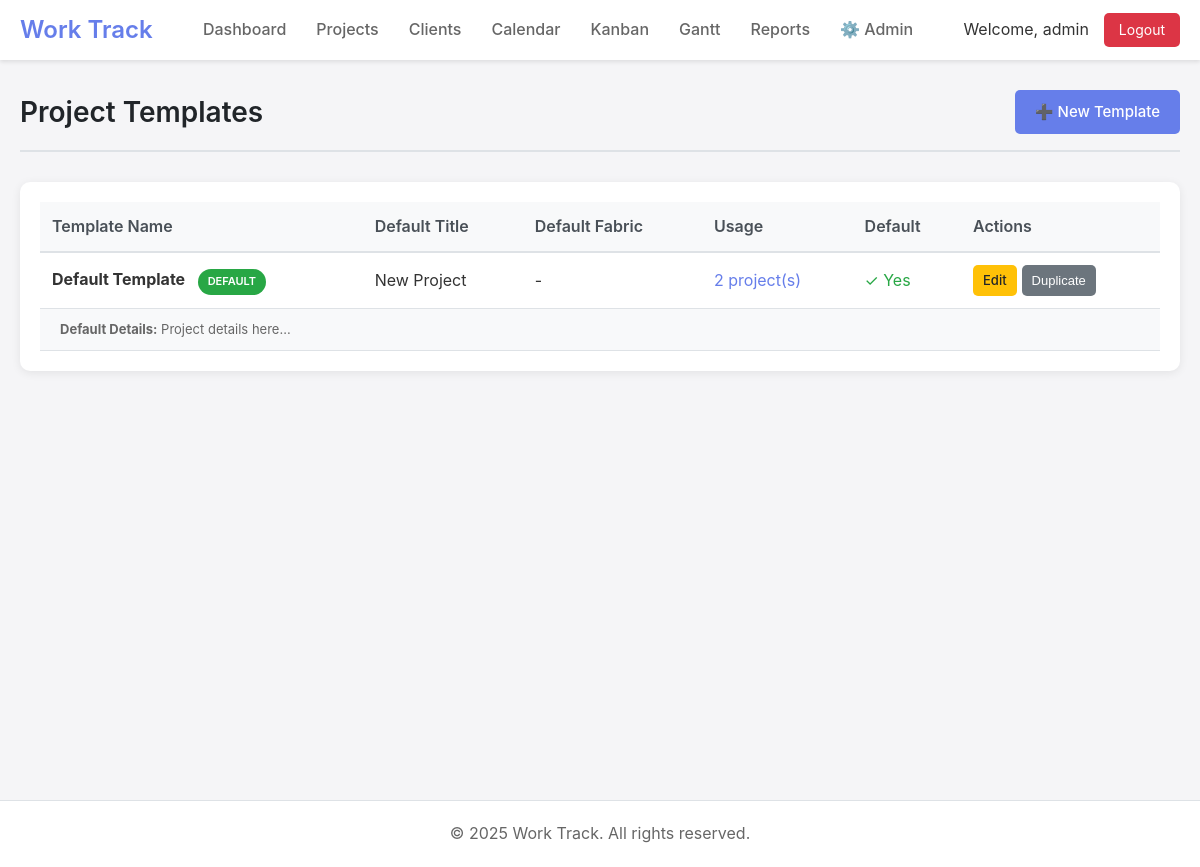
The page /templates.php (signed in) on the database its author committed.
### tables this page shows
CREATE TABLE project_templates (
    id INTEGER PRIMARY KEY AUTOINCREMENT,
    name TEXT NOT NULL,
    default_title TEXT,
    default_details TEXT,
    default_fabric TEXT,
    is_default BOOLEAN DEFAULT 0
);

### includes/db.php (called while the page is built, shortened)
<?php
class Database {
    private static $instance = null;
    private $conn;
    private function __construct() {
        try {
            $this->conn = new PDO('sqlite:' . DB_PATH);
            $this->conn->setAttribute(PDO::ATTR_ERRMODE, PDO::ERRMODE_EXCEPTION);
            $this->conn->setAttribute(PDO::ATTR_DEFAULT_FETCH_MODE, PDO::FETCH_ASSOC);
            $this->conn->exec('PRAGMA foreign_keys = ON');
        } catch (PDOException $e) {
            die("Connection failed: " . $e->getMessage());
        }
    }
    public static function getInstance() {
        if (!self::$instance) {
            self::$instance = new Database();
        }
        return self::$instance;
    }
    public function query($sql, $params = []) {
        try {
            $stmt = $this->conn->prepare($sql);
            $stmt->execute($params);
            return $stmt;
        } catch (PDOException $e) {
            if (DEBUG_MODE) {
                throw $e;
            }
            error_log($e->getMessage());
            return false;
        }
    }
    public function fetchAll($sql, $params = []) {
        $stmt = $this->query($sql, $params);
        return $stmt ? $stmt->fetchAll() : [];
    }
}
?>

### includes/models/ProjectTemplate.php (called while the page is built, shortened)
<?php
require_once dirname(__DIR__) . '/db.php';
class ProjectTemplate {
    private $db;
    public function __construct() {
        $this->db = Database::getInstance();
    }
    public function getUsageStats() {
        return $this->db->fetchAll("
            SELECT pt.*, COUNT(p.id) as usage_count
            FROM project_templates pt
            LEFT JOIN projects p ON pt.id = p.template_id
            GROUP BY pt.id
            ORDER BY pt.is_default DESC, pt.name ASC
        ");
    }
}

### templates.php (the view, shortened to what this page needs)
<?php
require_once 'includes/header.php';
require_once 'includes/models/ProjectTemplate.php';
$templateModel = new ProjectTemplate();
$templates = $templateModel->getUsageStats();
$editTemplate = null;
$showForm = isset($_GET['action']) && $_GET['action'] === 'new' || $editTemplate;
?>
<div class="page-header">
    <h1 class="page-title">Project Templates</h1>
    <div class="page-actions">
        <a href="?action=new" class="btn btn-primary">➕ New Template</a>
    </div>
</div>
<?php if ($showForm): ?>
<div class="form-container">
    <h2><?php echo $editTemplate ? 'Edit Template' : 'New Template'; ?></h2>
    <form method="POST">
        <input type="hidden" name="action" value="<?php echo $editTemplate ? 'update' : 'create'; ?>">
        <?php if ($editTemplate): ?>
            <input type="hidden" name="id" value="<?php echo $editTemplate['id']; ?>">
        <?php endif; ?>
        <div class="form-group">
            <label for="name">Template Name *</label>
            <input type="text" id="name" name="name" class="form-control" value="<?php echo htmlspecialchars($editTemplate['name'] ?? ''); ?>" required>
        </div>
        <div class="form-group">
            <label for="default_title">Default Project Title</label>
            <input type="text" id="default_title" name="default_title" class="form-control" value="<?php echo htmlspecialchars($editTemplate['default_title'] ?? ''); ?>" placeholder="e.g., New Project">
        </div>
        <div class="form-group">
            <label for="default_details">Default Project Details</label>
            <textarea id="default_details" name="default_details" class="form-control" rows="4" placeholder="Default project description..."><?php echo htmlspecialchars($editTemplate['default_details'] ?? ''); ?></textarea>
        </div>
        <div class="form-group">
            <label for="default_fabric">Default Fabric</label>
            <input type="text" id="default_fabric" name="default_fabric" class="form-control" value="<?php echo htmlspecialchars($editTemplate['default_fabric'] ?? ''); ?>" placeholder="e.g., Cotton, Polyester">
        </div>
        <div class="form-group">
            <label>
                <input type="checkbox" name="is_default" <?php echo ($editTemplate['is_default'] ?? 0) ? 'checked' : ''; ?>>
                Set as Default Template
            </label>
            <small style="display: block; color: #666; margin-top: 5px;">
                The default template will be pre-selected when creating new projects.
            </small>
        </div>
        <div style="display: flex; gap: 10px;">
            <button type="submit" class="btn btn-primary">Save Template</button>
            <a href="templates.php" class="btn btn-secondary">Cancel</a>
        </div>
    </form>
</div>
<?php else: ?>
<div class="table-container">
    <table>
        <thead>
            <tr>
                <th>Template Name</th>
                <th>Default Title</th>
                <th>Default Fabric</th>
                <th>Usage</th>
                <th>Default</th>
                <th>Actions</th>
            </tr>
        </thead>
        <tbody>
            <?php foreach ($templates as $template): ?>
                <tr>
                    <td>
                        <strong><?php echo htmlspecialchars($template['name']); ?></strong>
                        <?php if ($template['is_default']): ?>
                            <span class="status-badge" style="background: #28a745; color: white; font-size: 11px; margin-left: 8px;">DEFAULT</span>
                        <?php endif; ?>
                    </td>
                    <td><?php echo htmlspecialchars($template['default_title'] ?: '-'); ?></td>
                    <td><?php echo htmlspecialchars($template['default_fabric'] ?: '-'); ?></td>
                    <td>
                        <?php if ($template['usage_count'] > 0): ?>
                            <span style="color: #667eea;"><?php echo $template['usage_count']; ?> project(s)</span>
                        <?php else: ?>
                            <span style="color: #999;">0 projects</span>
                        <?php endif; ?>
                    </td>
                    <td>
                        <?php if ($template['is_default']): ?>
                            <span style="color: #28a745;">✓ Yes</span>
                        <?php else: ?>
                            <span style="color: #999;">No</span>
                        <?php endif; ?>
                    </td>
                    <td>
                        <div style="display: flex; gap: 5px; flex-wrap: wrap;">
                            <a href="?edit=<?php echo $template['id']; ?>" class="btn btn-sm btn-warning">Edit</a>
                            <button onclick="showDuplicateModal(<?php echo $template['id']; ?>, '<?php echo htmlspecialchars($template['name']); ?>')" class="btn btn-sm btn-secondary">Duplicate</button>
                        </div>
                    </td>
                </tr>
                <?php if ($template['default_details']): ?>
                    <tr style="background: #f8f9fa;">
                        <td colspan="6" style="padding: 10px 20px; font-size: 13px; color: #666;">
                            <strong>Default Details:</strong> <?php echo nl2br(htmlspecialchars($template['default_details'])); ?>
                        </td>
                    </tr>
                <?php endif; ?>
            <?php endforeach; ?>
        </tbody>
    </table>
</div>
<?php endif; ?>
<?php require_once 'includes/footer.php'; ?>

### public/css/style.css (style rules this page uses)
* { margin: 0; padding: 0; box-sizing: border-box; }
body { font-family: -apple-system, BlinkMacSystemFont, "Segoe UI", Roboto, "Helvetica Neue", Arial, sans-serif; background: #f5f5f7; color: #333; line-height: 1.6; }
.table-container { background: white; border-radius: 10px; padding: 20px; box-shadow: 0 2px 10px rgba(0,0,0,0.08); overflow-x: auto; }
table { width: 100%; border-collapse: collapse; }
th { text-align: left; padding: 12px; background: #f8f9fa; font-weight: 600; color: #495057; border-bottom: 2px solid #dee2e6; }
td { padding: 12px; border-bottom: 1px solid #dee2e6; }
.btn { padding: 10px 20px; border: none; border-radius: 5px; font-size: 15px; font-weight: 500; cursor: pointer; transition: all 0.3s; text-decoration: none; display: inline-block; }
.btn-primary { background: #667eea; color: white; }
.btn-warning { background: #ffc107; color: #212529; }
.btn-secondary { background: #6c757d; color: white; }
.status-badge { padding: 4px 10px; border-radius: 15px; font-size: 12px; font-weight: 600; display: inline-block; }
.page-header { margin-bottom: 30px; padding-bottom: 15px; border-bottom: 2px solid #dee2e6; display: flex; justify-content: space-between; align-items: center; }
.page-title { font-size: 28px; font-weight: 600; color: #212529; }
.page-actions { display: flex; gap: 10px; }

### templates.php (style rules this page uses)
.btn-sm { padding: 5px 10px; font-size: 13px; }

### rows shown on the page
project_templates: name "Default Template", is_default "DEFAULT", default_title "New Project", default_fabric "-", usage_count "2", default_details "Project details here..."

### other values the page prints
SITE_NAME "Work Track"
Auth::getCurrentUsername() "admin"
